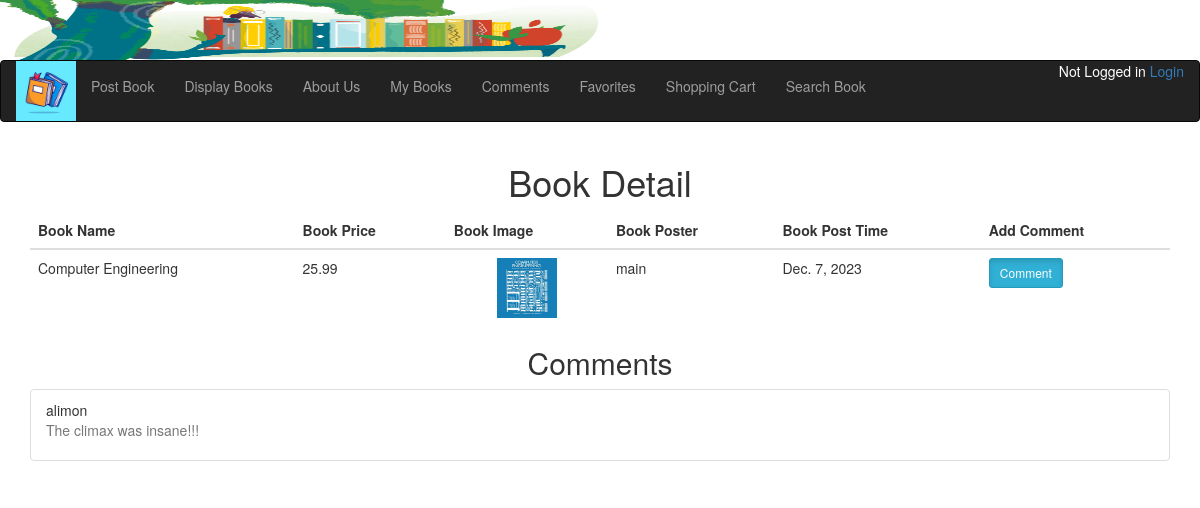
The app's page /book_detail/40/ with its own data.
### bookMng/models.py (models this page shows, shortened)
class MainMenu(models.Model):
    item = models.CharField(max_length=200, unique=True)
    link = models.CharField(max_length=200, unique=True)

class Book(models.Model):
    name = models.CharField(max_length=200)
    web = models.URLField(max_length=200)
    price = models.DecimalField(decimal_places=2, max_digits=8)
    publishdate = models.DateField(auto_now=True)
    picture = models.FileField(upload_to='bookEx/static/uploads')
    pic_path = models.CharField(max_length=300, editable=False, blank=True)
    username = models.ForeignKey(User, blank=True, null=True, on_delete=models.CASCADE)
    original_owner = models.ForeignKey(User, related_name='current_owner', blank=True, null=True,
                                      on_delete=models.CASCADE)

class Comment(models.Model):
    title = models.CharField(max_length=200)
    comment = models.CharField(max_length=2000)
    username = models.ForeignKey(User, blank=True, null=True, on_delete=models.CASCADE)
    book = models.ForeignKey(Book, blank=True, null=True, on_delete=models.CASCADE)

### bookMng/views.py (the view)
# urls.py: path('book_detail/<int:book_id>/', views.book_detail, name='book_detail'),
def book_detail(request, book_id):
    book = Book.objects.get(id=book_id)
    book.pic_path = book.picture.url[14:]
    comments = Comment.objects.filter(book=book)
    return render(request, 'bookMng/book_detail.html', {
        'item_list': MainMenu.objects.all(),
        'book': book,
        'comments': comments,
    })

### bookEx/templates/bookMng/book_detail.html (shortened to what this page needs)
{% extends "base.html" %}
{% load static %}
{% block sidenav %}
    {% for item in item_list %}
        <li>
            <a href="{{ item.link }}">{{ item.item }}</a>
        </li>
    {% endfor %}
{% endblock sidenav %}
{% block content %}
    <h1 class="text-center">Book Detail</h1>
    <table class="table table-hover" align="center">
        <thead class="thead-light">
            <tr>
                <th>Book Name</th>
                <th>Book Price</th>
                <th>Book Image</th>
                <th>Book Poster</th>
                <th>Book Post Time</th>
                <th>Add Comment</th>
            </tr>
        </thead>
        <tbody>
            <tr>
                <td>{{ book.name }}</td>
                <td>{{ book.price }}</td>
                <td align="center">
                    <img src="{% static book.pic_path %}" height="60" width="60" alt="{{ book.name }} Image" />
                </td>
                <td>{{ book.original_owner }}</td>
                <td>{{ book.publishdate }}</td>
                <td>
                    <a href="{% url 'postcomment' book_id=book.id %}" class="btn btn-info btn-sm active" role="button" aria-pressed="true">Comment</a>
                </td>
            </tr>
        </tbody>
    </table>
    <h2 class="text-center mt-4">Comments</h2>
    {% if comments %}
        <div class="list-group">
            {% for comment in comments %}
                <div class="list-group-item rounded">
                    <p class="mb-1">
                        <span class="font-weight-bold">{{ comment.username }}</span><br>
                        <span class="text-muted">{{ comment.comment }}</span>
                    </p>
                </div>
            {% endfor %}
        </div>
    {% else %}
        <p class="text-center">No comments yet.</p>
    {% endif %}
{% endblock content %}

### records on screen
MainMenu: item "Post Book"
MainMenu: item "Display Books"
MainMenu: item "About Us"
MainMenu: item "My Books"
MainMenu: item "Comments"
MainMenu: item "Favorites"
MainMenu: item "Shopping Cart"
MainMenu: item "Search Book"
Book: name "Computer Engineering", price "25.99", original_owner "main", publishdate "Dec. 7, 2023"
Comment: username "alimon", comment "The climax was insane!!!"
